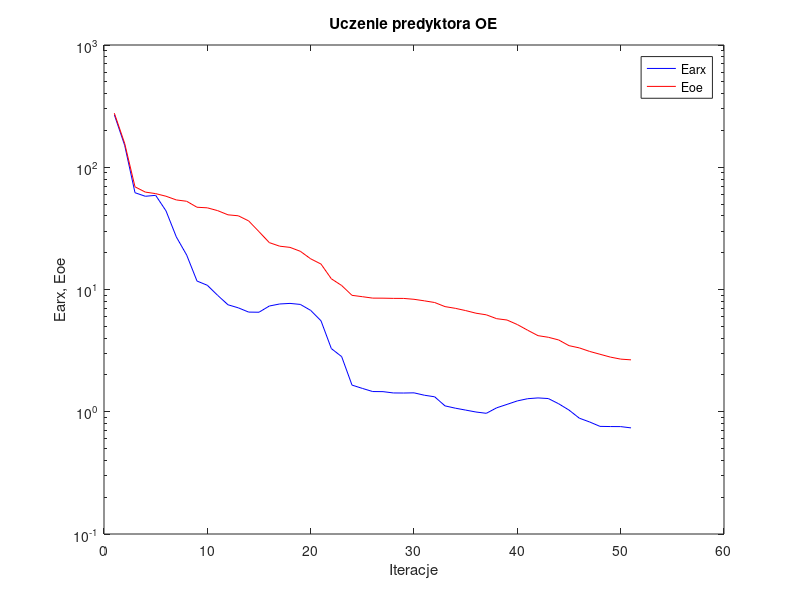
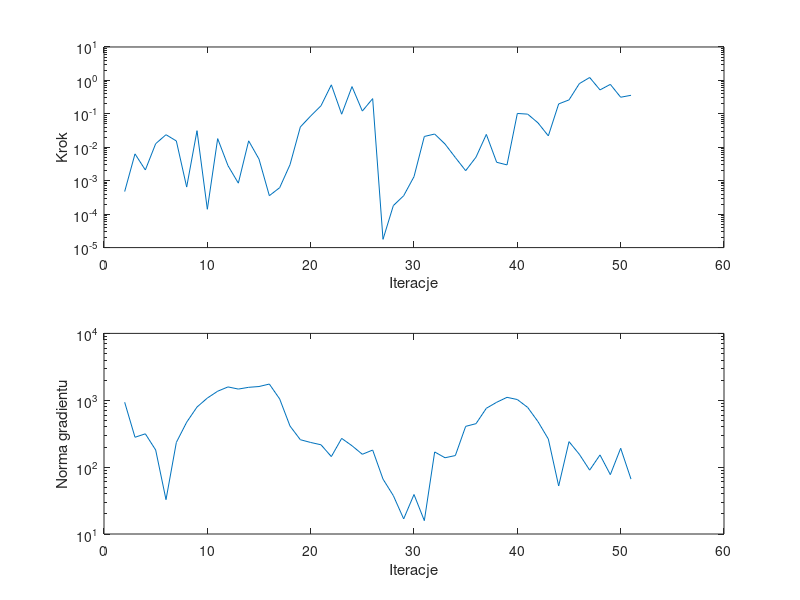

The MATLAB script that drew these images, in order:
%uczenie predyktora oe
clear all;
n=0; farx(n+1)=2.688310e+002; foe(n+1)=2.768579e+002; wspucz(n+1)=0.000000e+000; ng(n+1)=0.000000e+000;
%odnowa zmiennej metryki
n=1; farx(n+1)=1.512072e+002; foe(n+1)=1.566328e+002; krok(n+1)=4.744783e-004; ng(n+1)=9.336816e+002;
n=2; farx(n+1)=6.189547e+001; foe(n+1)=6.916079e+001; krok(n+1)=6.353015e-003; ng(n+1)=2.797150e+002;
n=3; farx(n+1)=5.789110e+001; foe(n+1)=6.263650e+001; krok(n+1)=2.094724e-003; ng(n+1)=3.148744e+002;
n=4; farx(n+1)=5.891850e+001; foe(n+1)=6.084433e+001; krok(n+1)=1.280341e-002; ng(n+1)=1.804841e+002;
n=5; farx(n+1)=4.398256e+001; foe(n+1)=5.793418e+001; krok(n+1)=2.378798e-002; ng(n+1)=3.264507e+001;
n=6; farx(n+1)=2.691136e+001; foe(n+1)=5.403230e+001; krok(n+1)=1.547817e-002; ng(n+1)=2.340974e+002;
n=7; farx(n+1)=1.913799e+001; foe(n+1)=5.269447e+001; krok(n+1)=6.459813e-004; ng(n+1)=4.696481e+002;
n=8; farx(n+1)=1.172793e+001; foe(n+1)=4.708087e+001; krok(n+1)=3.139181e-002; ng(n+1)=7.918396e+002;
n=9; farx(n+1)=1.082836e+001; foe(n+1)=4.656865e+001; krok(n+1)=1.401071e-004; ng(n+1)=1.078752e+003;
n=10; farx(n+1)=8.955371e+000; foe(n+1)=4.416798e+001; krok(n+1)=1.815661e-002; ng(n+1)=1.365160e+003;
n=11; farx(n+1)=7.500667e+000; foe(n+1)=4.082091e+001; krok(n+1)=2.818159e-003; ng(n+1)=1.583744e+003;
n=12; farx(n+1)=7.079420e+000; foe(n+1)=4.008410e+001; krok(n+1)=8.456028e-004; ng(n+1)=1.470214e+003;
n=13; farx(n+1)=6.534187e+000; foe(n+1)=3.639685e+001; krok(n+1)=1.559274e-002; ng(n+1)=1.561821e+003;
n=14; farx(n+1)=6.518401e+000; foe(n+1)=2.972254e+001; krok(n+1)=4.427789e-003; ng(n+1)=1.604656e+003;
n=15; farx(n+1)=7.327311e+000; foe(n+1)=2.417792e+001; krok(n+1)=3.569431e-004; ng(n+1)=1.747066e+003;
n=16; farx(n+1)=7.614168e+000; foe(n+1)=2.261184e+001; krok(n+1)=6.192151e-004; ng(n+1)=1.046311e+003;
n=17; farx(n+1)=7.695888e+000; foe(n+1)=2.210932e+001; krok(n+1)=3.013180e-003; ng(n+1)=4.117604e+002;
n=18; farx(n+1)=7.551077e+000; foe(n+1)=2.053289e+001; krok(n+1)=4.048730e-002; ng(n+1)=2.570637e+002;
n=19; farx(n+1)=6.748668e+000; foe(n+1)=1.782688e+001; krok(n+1)=8.625198e-002; ng(n+1)=2.338054e+002;
n=20; farx(n+1)=5.547093e+000; foe(n+1)=1.614990e+001; krok(n+1)=1.746541e-001; ng(n+1)=2.159055e+002;
n=21; farx(n+1)=3.287398e+000; foe(n+1)=1.223866e+001; krok(n+1)=7.382907e-001; ng(n+1)=1.437672e+002;
n=22; farx(n+1)=2.824339e+000; foe(n+1)=1.078121e+001; krok(n+1)=9.760941e-002; ng(n+1)=2.691146e+002;
n=23; farx(n+1)=1.652333e+000; foe(n+1)=8.958671e+000; krok(n+1)=6.537835e-001; ng(n+1)=2.088554e+002;
n=24; farx(n+1)=1.552603e+000; foe(n+1)=8.734908e+000; krok(n+1)=1.210679e-001; ng(n+1)=1.556551e+002;
n=25; farx(n+1)=1.463356e+000; foe(n+1)=8.502591e+000; krok(n+1)=2.857025e-001; ng(n+1)=1.800626e+002;
%odnowa zmiennej metryki
n=26; farx(n+1)=1.460591e+000; foe(n+1)=8.493831e+000; krok(n+1)=1.765974e-005; ng(n+1)=6.628192e+001;
n=27; farx(n+1)=1.425116e+000; foe(n+1)=8.461906e+000; krok(n+1)=1.802468e-004; ng(n+1)=3.749039e+001;
n=28; farx(n+1)=1.423033e+000; foe(n+1)=8.453716e+000; krok(n+1)=3.559311e-004; ng(n+1)=1.682512e+001;
n=29; farx(n+1)=1.427940e+000; foe(n+1)=8.315351e+000; krok(n+1)=1.323510e-003; ng(n+1)=3.896802e+001;
n=30; farx(n+1)=1.365454e+000; foe(n+1)=8.079348e+000; krok(n+1)=2.107682e-002; ng(n+1)=1.584086e+001;
n=31; farx(n+1)=1.325363e+000; foe(n+1)=7.826273e+000; krok(n+1)=2.490870e-002; ng(n+1)=1.686559e+002;
n=32; farx(n+1)=1.117049e+000; foe(n+1)=7.245549e+000; krok(n+1)=1.254246e-002; ng(n+1)=1.381333e+002;
n=33; farx(n+1)=1.069596e+000; foe(n+1)=7.015116e+000; krok(n+1)=4.952046e-003; ng(n+1)=1.489830e+002;
n=34; farx(n+1)=1.031807e+000; foe(n+1)=6.722662e+000; krok(n+1)=1.997747e-003; ng(n+1)=4.071646e+002;
n=35; farx(n+1)=9.951072e-001; foe(n+1)=6.398927e+000; krok(n+1)=5.062842e-003; ng(n+1)=4.466247e+002;
n=36; farx(n+1)=9.710855e-001; foe(n+1)=6.206786e+000; krok(n+1)=2.428721e-002; ng(n+1)=7.588255e+002;
n=37; farx(n+1)=1.077012e+000; foe(n+1)=5.771733e+000; krok(n+1)=3.559503e-003; ng(n+1)=9.328942e+002;
n=38; farx(n+1)=1.148799e+000; foe(n+1)=5.628676e+000; krok(n+1)=2.972972e-003; ng(n+1)=1.106101e+003;
n=39; farx(n+1)=1.226730e+000; foe(n+1)=5.167958e+000; krok(n+1)=1.028050e-001; ng(n+1)=1.025140e+003;
n=40; farx(n+1)=1.278708e+000; foe(n+1)=4.643106e+000; krok(n+1)=9.809225e-002; ng(n+1)=7.815445e+002;
n=41; farx(n+1)=1.297737e+000; foe(n+1)=4.192821e+000; krok(n+1)=5.375048e-002; ng(n+1)=4.790697e+002;
n=42; farx(n+1)=1.282337e+000; foe(n+1)=4.066412e+000; krok(n+1)=2.194150e-002; ng(n+1)=2.629695e+002;
n=43; farx(n+1)=1.162294e+000; foe(n+1)=3.866559e+000; krok(n+1)=1.981558e-001; ng(n+1)=5.227267e+001;
n=44; farx(n+1)=1.032113e+000; foe(n+1)=3.472868e+000; krok(n+1)=2.613267e-001; ng(n+1)=2.407255e+002;
n=45; farx(n+1)=8.858598e-001; foe(n+1)=3.329296e+000; krok(n+1)=8.008859e-001; ng(n+1)=1.556189e+002;
n=46; farx(n+1)=8.246908e-001; foe(n+1)=3.114657e+000; krok(n+1)=1.223081e+000; ng(n+1)=9.019491e+001;
n=47; farx(n+1)=7.592933e-001; foe(n+1)=2.953289e+000; krok(n+1)=5.203615e-001; ng(n+1)=1.521984e+002;
n=48; farx(n+1)=7.567505e-001; foe(n+1)=2.800032e+000; krok(n+1)=7.610808e-001; ng(n+1)=7.718409e+001;
n=49; farx(n+1)=7.559858e-001; foe(n+1)=2.695083e+000; krok(n+1)=3.140763e-001; ng(n+1)=1.915327e+002;
n=50; farx(n+1)=7.380254e-001; foe(n+1)=2.657908e+000; krok(n+1)=3.589327e-001; ng(n+1)=6.621245e+001;

figure; semilogy(farx,'b'); hold on; semilogy(foe,'r'); xlabel('Iteracje'); ylabel('Earx, Eoe'); legend('Earx','Eoe'); title('Uczenie predyktora OE');
figure; subplot(2,1,1); semilogy(krok); xlabel('Iteracje'); ylabel('Krok');
subplot(2,1,2); semilogy(ng); xlabel('Iteracje'); ylabel('Norma gradientu');
Earx=farx(n+1)
Eoe=foe(n+1)
